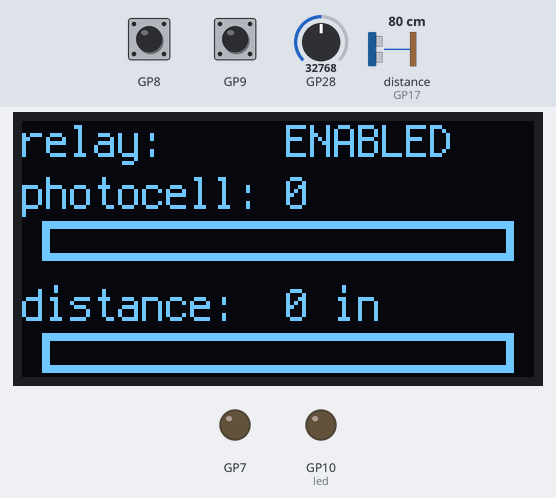
A program run on a simulated Raspberry Pi Pico running CircuitPython. Parts: 128×64 one-colour display, output pins drawn as LEDs (lit = HIGH). The inputs (shaded band) are chosen by the test bench; at power-on: GP8 HIGH, GP28 = 32768, distance to the obstacle (sensor on GP17) 80 cm, GP9 HIGH (analog values on the 0–65535 scale). The echo pulse lasts 58.3 µs per cm; what the program prints to the serial console is not drawn.

Above: at 2.2 s.
2.3 s: GP8 pulled LOW for 0.6 s
At 3.7 s:
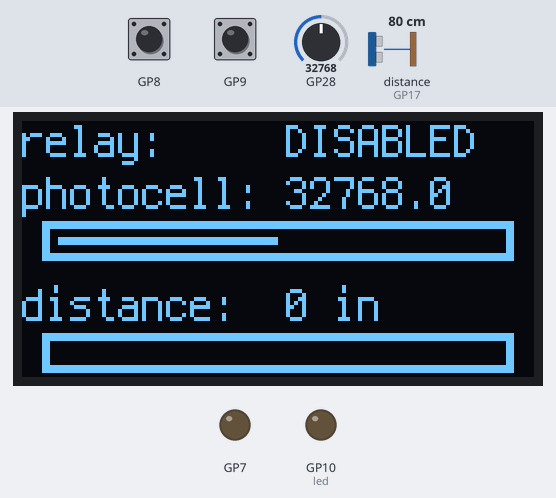
4.6 s: GP8 pulled LOW for 1 s
At 7.0 s:
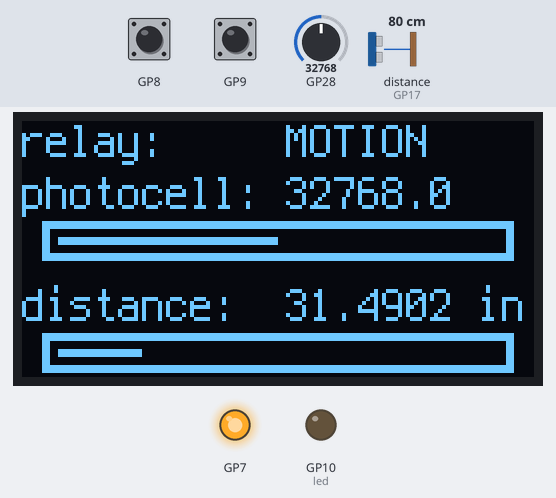
7.3 s: GP28 set to 29345
At 9.5 s:
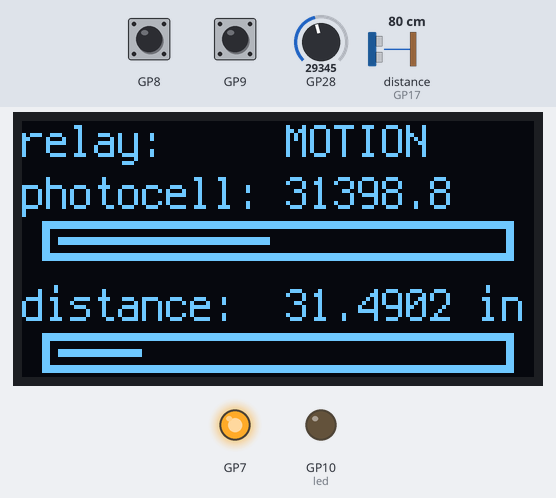
10.3 s: distance to the obstacle (sensor on GP17) set to 250 cm
At 12.9 s:
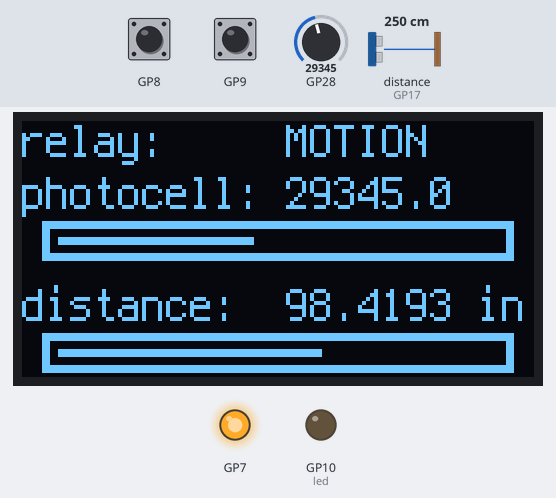
13.3 s: GP8 pulled LOW for 0.6 s
At 14.0 s:
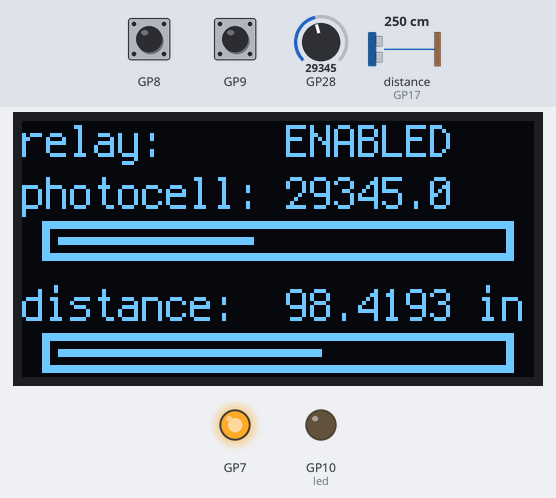
15.4 s: GP28 set to 30480
At 16.3 s:
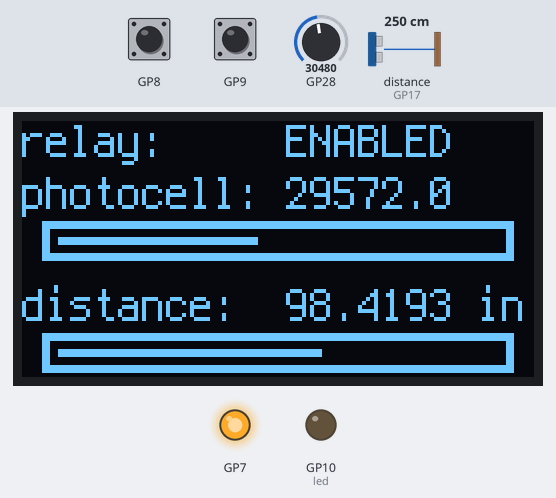
Timing chart, 0 to 19.4 s (numbered marks = the images above; inputs shaded):
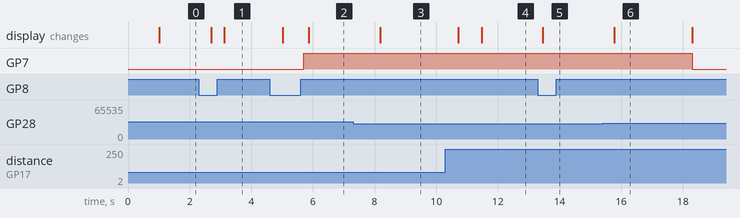

The program:

code.py
```python
import board
import time
import digitalio
import adafruit_dht
import microcontroller
import analogio
import asyncio

import terminalio
from adafruit_display_text import label

import adafruit_hcsr04
import busio
import bitbangio

import displayio
import adafruit_displayio_ssd1306

import AsyncTasks

from adafruit_display_shapes.rect import Rect

led = digitalio.DigitalInOut(board.GP10)
led.direction = digitalio.Direction.OUTPUT

displayWidth = 128
displayHeight = 64


displayio.release_displays()
time.sleep(1)
i2c = busio.I2C(board.GP5, board.GP4)

#i2c.try_lock()
#print(i2c.scan())
#i2c.unlock()
#i2c.deinit()

displayWidth = 128
displayHeight = 64
display_bus = displayio.I2CDisplay(i2c, device_address=0x3C)
display = adafruit_displayio_ssd1306.SSD1306(display_bus, width=displayWidth, height=displayHeight)
display.auto_refresh = False


def readTemp():
    tempc = microcontroller.cpu.temperature
    tempf = tempc * (9/5) + 32
    print("temp f: {} temp c: {}".format(tempf, tempc))

def blinkLed():
    led.value = True
    time.sleep(2)
    led.value = False
    time.sleep(2)

def getRelayStateString(state):
    if state == 0:
        return "ENABLED"
    elif state == 1:
        return "DISABLED"
    elif state == 2:
        return "MOTION"
    else:
        return "UNKNOWN"


COLOR_WHITE = 0xFFFFFF
COLOR_BLACK = 0x000000

BORDER = 5

class DisplayControl:

    def __init__(self, dis):
        self.display = dis
        self.display.auto_refresh = False

        #variables that hold the values of readings
        self.photocellValue = 0
        self.distanceValue = 0
        self.relayValue = 0

        self.oldPhotocellValue = -1
        self.oldDistanceValue = -1
        self.oldRelayValue = -1

    async def checkValues(self):
        refreshDisplay = False

        while True:

            # could make this one long if statement
            if self.distanceValue != self.oldDistanceValue:
                refreshDisplay = True
            elif self.photocellValue != self.oldPhotocellValue:
                refreshDisplay = True
            elif self.relayValue != self.oldRelayValue:
                refreshDisplay = True


            if refreshDisplay:
                self.updateDisplay()

            await asyncio.sleep(0.2)

    # sensor value should be the percentage of a given reading from the max reading
    def drawGauge(self, displayGroup, offsetY, sensorValue):
        GAUGE_WIDTH = displayWidth - 10
        GAUGE_HEIGHT = 10

        # POS_X = 0
        POS_X = 5
        POS_Y = offsetY

        # bitmap to draw a border
        color_bitmap = displayio.Bitmap(GAUGE_WIDTH, GAUGE_HEIGHT, 1)
        color_palette = displayio.Palette(1)
        color_palette[0] = COLOR_WHITE

        bg_sprite = displayio.TileGrid(color_bitmap, pixel_shader=color_palette, x=POS_X, y=POS_Y)
        displayGroup.append(bg_sprite)

        # background
        inner_bitmap = displayio.Bitmap(GAUGE_WIDTH-BORDER+1, 6, 1)
        inner_palette = displayio.Palette(1)
        inner_palette[0] = COLOR_BLACK
        inner_sprite = displayio.TileGrid(inner_bitmap, pixel_shader=inner_palette, x=POS_X+BORDER-3, y=POS_Y+BORDER-3)
        displayGroup.append(inner_sprite)

        # bar to indicate reading level
        full = GAUGE_WIDTH-(BORDER*2)+2
        percent = (sensorValue/100)*full

        #gauge_bitmap = displayio.Bitmap(GAUGE_WIDTH-(BORDER*2)+2, 2, 1)
        gauge_bitmap = displayio.Bitmap(int(percent), 2, 1)
        gauge_palette = displayio.Palette(1)
        gauge_palette[0] = COLOR_WHITE
        gauge_sprite = displayio.TileGrid(gauge_bitmap, pixel_shader=gauge_palette, x=POS_X+BORDER-1, y=POS_Y+BORDER-1)
        displayGroup.append(gauge_sprite)

    def updateDisplay(self):
        self.oldDistanceValue = self.distanceValue
        self.oldPhotocellValue = self.photocellValue
        self.oldRelayValue = self.relayValue

        splash = displayio.Group()
        self.display.root_group = splash

        relayState = getRelayStateString(self.relayValue)
        relayText = "relay:     {}".format(relayState)
        text_area = label.Label(terminalio.FONT, text=relayText, color=COLOR_WHITE, x=0, y=5)
        splash.append(text_area)

        # max reading is 65000
        pcellText = "photocell: {}".format(self.photocellValue)
        text_area = label.Label(terminalio.FONT, text=pcellText, color=COLOR_WHITE, x=0, y=18)
        splash.append(text_area)

        pcellPercentage = (self.photocellValue/65000)*100

        self.drawGauge(splash, 25, pcellPercentage)

        distanceText = "distance:  {} in".format(self.distanceValue)
        text_area = label.Label(terminalio.FONT, text=distanceText, color=COLOR_WHITE, x=0, y=46)
        splash.append(text_area)

        # max distance is usually around 162

        # handling for when the us sensor is out of range or reports an error
        if self.distanceValue == -1:
            distancePercentage = 100
        else:
            distancePercentage = (self.distanceValue / 162) * 100


        self.drawGauge(splash, 53, distancePercentage)

        '''
        # GAUGE_WIDTH = 50
        GAUGE_WIDTH = displayWidth - 10
        GAUGE_HEIGHT = 10

        # POS_X = 0
        POS_X = 5
        POS_Y = 50

        # bitmap to draw a border
        color_bitmap = displayio.Bitmap(GAUGE_WIDTH, GAUGE_HEIGHT, 1)
        color_palette = displayio.Palette(1)
        color_palette[0] = COLOR_WHITE

        bg_sprite = displayio.TileGrid(color_bitmap, pixel_shader=color_palette, x=POS_X, y=POS_Y)
        splash.append(bg_sprite)

        # background
        inner_bitmap = displayio.Bitmap(GAUGE_WIDTH-BORDER+1, 6, 1)
        inner_palette = displayio.Palette(1)
        inner_palette[0] = COLOR_BLACK
        inner_sprite = displayio.TileGrid(inner_bitmap, pixel_shader=inner_palette, x=POS_X+BORDER-3, y=POS_Y+BORDER-3)
        splash.append(inner_sprite)

        # bar to indicate reading level
        gauge_bitmap = displayio.Bitmap(GAUGE_WIDTH-(BORDER*2)+2, 2, 1)
        gauge_palette = displayio.Palette(1)
        gauge_palette[0] = COLOR_WHITE
        gauge_sprite = displayio.TileGrid(gauge_bitmap, pixel_shader=gauge_palette, x=POS_X+BORDER-1, y=POS_Y+BORDER-1)
        splash.append(gauge_sprite)

        #self.drawGauge(splash)

        # rec = Rect(70, 85, 61, 30, outline=0x0, stroke=3)
        # splash.append(rec)
        '''

        self.display.refresh()


    def setDistance(self, reading):
        self.distanceValue = reading

    def setRelay(self, reading):
        self.relayValue = reading

    def setPhotocell(self, reading):
        self.photocellValue = reading


control = DisplayControl(display)
AsyncTasks.setDisplay(control)

print("init")


while True:
    asyncio.run(AsyncTasks.runRelay())

    #testDisplay()
    #splashDisplay()
```

AsyncTasks.py
```python
import asyncio
import board
import digitalio
import keypad
import time
import adafruit_hcsr04
import analogio
from Timer import PauseTimer
import array

from DisplayControl import MyDisplay

#display = MyDisplay(board.GP2, board.GP1, 0x3C)
display = None

# relay states
ENABLE = 0
DISABLE = 1
AUTOMOTION = 2

# Reading Sample Size
SAMPLE_SIZE = 5

# Array to hold distance and photocell readings to average out later
distanceReadings = []
photocellReadings = []

def setDisplay(myDisplay):
    global display
    display = myDisplay
    # display = MyDisplay(myDisplay)

class RelayState:
    # holds value for relay state.
    # use .value to read or write

    def __init__(self, initial_state):
        self.value = initial_state

    def indexState(self):
        print("indexing relay state. old value: ", self.value)
        if self.value != 2:
            self.value += 1
        elif self.value == 2:
            self.value = 0
        print("                new value: ", self.value)

class PhotocellState:
    def __init__(self, initial_state):
        self.value = initial_state

def measureDistance(sensor):
    try:
        conversion = sensor.distance / 2.54 # convert cm to in
        print("distance: {} cm   {} in".format(sensor.distance, (sensor.distance / 2.54)))
        #print(sonar.distance, "cm")
        return conversion
    except RuntimeError:
        print("retrying!")
        return -1

class Interval:
    # holds interval value. use .value to read or write

    def __init__(self, initial_interval):
        self.value = initial_interval


async def monitorStateButtons(buttonStatePin, buttonSensorPin, relayState):
    # monitor the button to toggle state

    # assume button is active lower
    with keypad.Keys((buttonStatePin, buttonSensorPin), value_when_pressed=False, pull=True) as keys:
        while True:
            key_event = keys.events.get()
            if key_event and key_event.pressed:
                if key_event.key_number == 0:
                    # change relay state
                    print("change relay state")
                    relayState.indexState()
                else:
                    print("change motion state")
                    #motionState.indexState()

            # let another task run
            await asyncio.sleep(0)

async def monitor_interval_buttons(pin_slower, pin_faster, interval):
    # monitor two buttons, one lengthens interval, one shortens iter

    #assume buttons are active lower
    with keypad.Keys((pin_slower, pin_faster), value_when_pressed=False, pull=True) as keys:
        while True:
            key_event = keys.events.get()
            if key_event and key_event.pressed:
                if key_event.key_number == 0:
                    # lengthen the interval
                    interval.value += 0.1
                else:
                    # shorten the interval
                    interval.value = max(0.1, interval.value - 0.1)
                print("interval is now: ", interval.value - 0.1)
            # let another task run
            await asyncio.sleep(0)

async def handleRelay(relayPin, relayState, photocellState, printDebug=False):
    # handle relay state. disable/enable/pause
    global distanceReadings

    pTimer = PauseTimer(5)

    autoTimer = PauseTimer(3)

    with digitalio.DigitalInOut(relayPin) as relay:
        relay.switch_to_output()
        while True:
            currentState = relayState.value

            display.setRelay(currentState)

            if currentState == ENABLE:
                if printDebug:
                    print("handleRelay. current state: ENABLE")

                relay.value = photocellState.value #switches relay based on pcell readings

            elif currentState == DISABLE: # turns relay off
                if printDebug:
                    print("handleRelay. current state: DISABLE")
                relay.value = False
            elif currentState == AUTOMOTION:
                # abstract pin numbers to constructor
                with adafruit_hcsr04.HCSR04(trigger_pin=board.GP16, echo_pin=board.GP17) as sonar:
                        distance = measureDistance(sonar)
                        distanceReadings.append(distance)

                        # start timer that will automatically shut off relay without any movement detected
                        autoTimer.run()

                        #TODO add logic from removing invalid readings (-1) from array, and then averaging from new array size
                        # take multiple readings to average out the distance
                        if len(distanceReadings) >= SAMPLE_SIZE:
                            print(distanceReadings)
                            avgDistance = sum(distanceReadings) / len(distanceReadings)
                            print(avgDistance)
                            distanceReadings = []

                            # update distance for display
                            display.setDistance(avgDistance)

                            if avgDistance < 0 and autoTimer.getStatus() == True:
                                relay.value = False

                                print("             avg distance -1")
                            elif avgDistance >= 50 and autoTimer.getStatus() == True:
                                relay.value = False
                            elif avgDistance < 50:
                                relay.value = True
                                autoTimer.reset()


            #relay.value = not relay.value
            await asyncio.sleep(0.2)

async def handlePhotocell(pin, photocellState): # should be A0
    global photocellReadings
    transitionThreshold = 30000 # arbitrary value. will have to measure actual values later

    with analogio.AnalogIn(pin) as pcell:

        while True:
            reading = pcell.value
            photocellReadings.append(reading)

            if len(photocellReadings) >= SAMPLE_SIZE:
                avgReading = sum(photocellReadings)/len(photocellReadings)
                photocellReadings = []

                print("avg photocell reading: ", avgReading)

                display.setPhotocell(avgReading)

                if avgReading < transitionThreshold:
                    photocellState.value = True
                elif avgReading > transitionThreshold and photocellState.value == True:
                    photocellState.value = False

            await asyncio.sleep(0.5)

async def blink(pin, interval):
    # blink the given pin forever. blink rate is supplied by interval object

    with digitalio.DigitalInOut(pin) as led:
        led.switch_to_output()
        while True:
            led.value = not led.value
            await asyncio.sleep(interval.value)


async def runRelay():
    global display
    relayState = RelayState(ENABLE)
    photocellState = PhotocellState(False)

    displayTask = asyncio.create_task(display.checkValues())

    photocellTask = asyncio.create_task(handlePhotocell(board.A2, photocellState))
    relayTask = asyncio.create_task(handleRelay(board.GP7, relayState, photocellState)) #can enable/disable debug prints
    relayStateTask = asyncio.create_task(monitorStateButtons(board.GP8, board.GP9, relayState))

    await asyncio.gather(displayTask, photocellTask, relayTask, relayStateTask)


async def main():
    # start blinking 0.5 sec on, 0.5 sec off
    interval = Interval(0.5)

    led_task = asyncio.create_task(blink(board.GP10, interval))
    interval_task = asyncio.create_task(monitor_interval_buttons(board.GP8, board.GP9, interval))

    # will run forever, because neither task ever exits
    await asyncio.gather(led_task, interval_task)
```

Timer.py
```python
import time

class PauseTimer:

    def __init__(self, offset):
        self.offset = offset
        self.done = False
        self.running = False
        self.startTime = -1

    def run(self):
        if self.running == False and self.done == False:
            self.startTime = time.monotonic()
            self.running = True

        if self.running == True:
            now = time.monotonic()

            if (self.startTime + self.offset) >= now:
                print("timer running.   countdown at: ", now - (self.startTime + self.offset))
            else:
                print("timer done running")
                self.done = True

    def reset(self):
        self.running = False
        self.done = False

    def getStatus(self):
        return self.done
```

DisplayControl.py
```python
import board
import displayio
import busio
import adafruit_displayio_ssd1306
import asyncio
import terminalio
from adafruit_display_text import label

displayWidth = 128
displayHeight = 64

#i2c = busio.I2C(board.GP5, board.GP4)
#display_bus = displayio.I2CDisplay(i2c, device_address=0x3C)
#display = adafruit_displayio_ssd1306.SSD1306(display_bus, width=displayWidth, height=displayHeight)
#display.auto_refresh = False

def getRelayStateString(state):
    if state == 0:
        return "ENABLED"
    elif state == 1:
        return "DISABLED"
    elif state == 2:
        return "MOTION"
    else:
        return "UNKNOWN"


class MyDisplay:

    def __init__(self, sclPin, sdaPin, address):
    # def __init__(self, myDisplay):
        displayio.release_displays()

        #i2c = busio.I2C(board.GP5, board.GP4)
        # displayBus = displayio.I2CDisplay(i2c, device_address=address)
        # self.display = adafruit_displayio_ssd1306.SSD1306(displayBus, width=displayWidth, height=displayHeight)
        # self.display = myDisplay

        self.display.auto_refresh = False

        #variables that hold the values of readings
        self.photocellValue = 0
        self.distanceValue = 0
        self.relayValue = 0

        self.oldPhotocellValue = -1
        self.oldDistanceValue = -1
        self.oldRelayValue = -1

    async def checkValues(self):
        refreshDisplay = False

        # could make this one long if statement
        if self.distanceValue != self.oldDistanceValue:
            refreshDisplay = True
        elif self.photocellValue != self.oldPhotocellValue:
            refreshDisplay = True
        elif self.relayValue != self.oldRelayValue:
            refreshDisplay = True


        if refreshDisplay:
            self.updateDisplay()

        await asyncio.sleep(0.2)

    def updateDisplay(self):
        self.oldDistanceValue = self.distanceValue
        self.oldPhotocellValue = self.photocellValue
        self.oldRelayValue = self.relayValue

        splash = displayio.Group()
        self.display.root_group = splash

        pcellText = "photocell: {}".format(self.photocellValue)
        text_area = label.Label(terminalio.FONT, text=pcellText, color=COLOR_WHITE, x=0, y=8)
        splash.append(text_area)

        distanceText = "distance:  {} in".format(self.distanceValue)
        text_area = label.Label(terminalio.FONT, text=distanceText, color=COLOR_WHITE, x=0, y=16)
        splash.append(text_area)

        relayState = getRelayStateString(self.relayValue)
        relayText = "relay:     {}".format(relayState)
        text_area = label.Label(terminalio.FONT, text=relayText, color=COLOR_WHITE, x=0, y=32)
        splash.append(text_area)

        self.display.refresh()


    def setDistance(self, reading):
        self.distanceValue = reading

    def setRelay(self, reading):
        self.relayValue = reading

    def setPhotocell(self, reading):
        self.photocellValue = reading
```

Measured:
- after the input at 2.3 s, the display: first changes after 0.41 s (image 1 shows a later state)
- after the input at 4.6 s, GP7: LOW → HIGH after 1.1 s; the display: first changes after 0.42 s (image 2 shows a later state)
- after the input at 7.3 s, the display: changes after 0.88 s (image 3)
- after the input at 10.3 s, the display: first differs from a run without the input after 1.2 s (image 4)
- after the input at 13.3 s, GP7: stays HIGH (without the input it goes to LOW after 0.69 s); the display: changes after 0.16 s (image 5)
- after the input at 15.4 s, GP7: HIGH → LOW after 2.9 s; the display: changes after 0.38 s (image 6)
